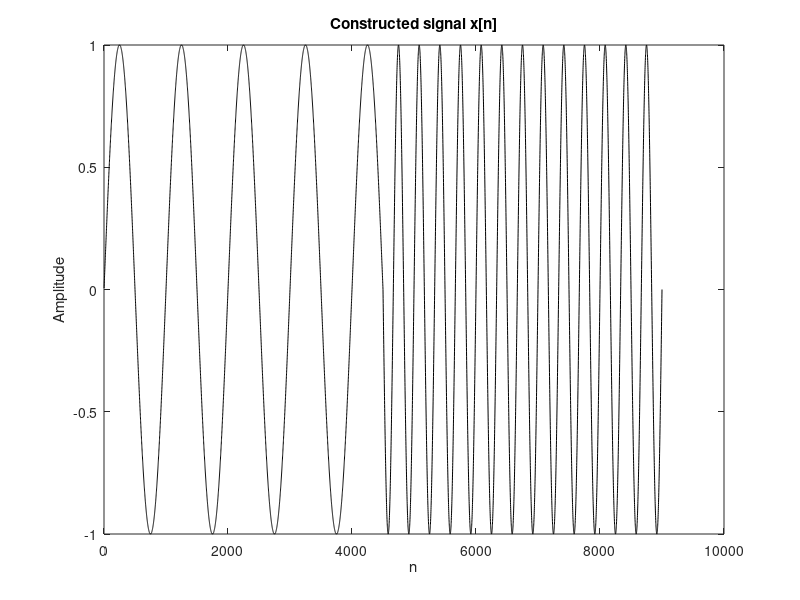
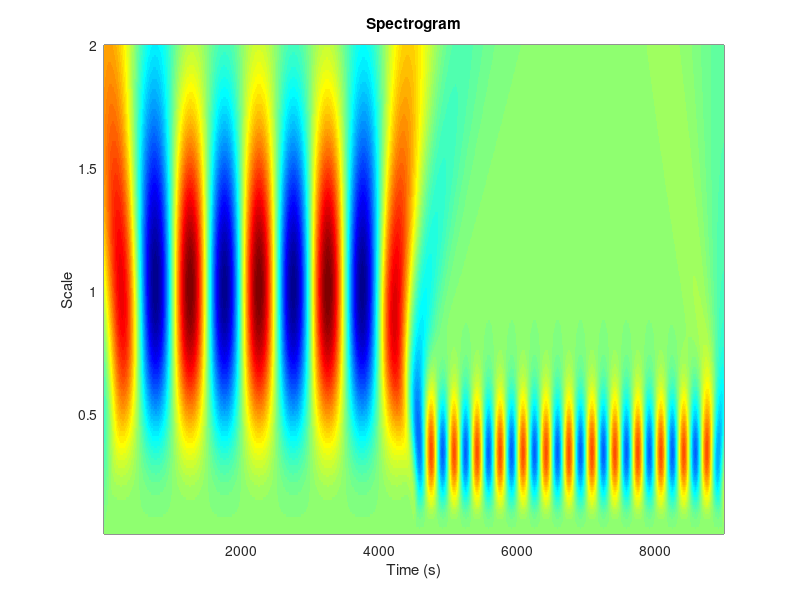

These figures' MATLAB source, in order:
% author : Nuwan Bandara (180066F)

clearvars; close all; clc;

fs = 250;               % Sample frequency
N = 3000;               % Data length
time = (-N:N)/fs;       % Time scale
scale = 0.01:0.01:2;    % Values of scaling factor       

%% waveform construction
n1 = 1:1:3*N/2 -1;
n2 = 3*N/2:1:3*N;
sig1 = sin(0.5*pi*n1/fs);
sig2 = sin(1.5*pi*n2/fs);
constructed_signal = [sig1 sig2];

n = 1:1:3*N;

figure('Name','Constructed signal x[n]')
plot(n, constructed_signal, 'k');
title('Constructed signal x[n]'),xlabel('n'),ylabel('Amplitude');

%% Continuous Wavelet Decomposition
scale2 = 0.01:0.01:2;
n = 1:1:3*N;
cwt_coefs = zeros(length(scale2), length(n)); 

for i = 1:length(scale2)
    wavelt = (2/(sqrt(3*scale2(i))*pi^(1/4)))*(1-(time/scale2(i)).^2).*exp(-(time/scale2(i)).^2 /2);
    conv_signal = conv(constructed_signal, wavelt, 'same');
    cwt_coefs(i,:) = conv_signal;
end

% Plot the spectrogram
figure('Name','Spectrogram');
h = pcolor(n, scale2, cwt_coefs);
set(h, 'EdgeColor', 'none');
colormap jet
xlabel('Time (s)')
ylabel('Scale')
title('Spectrogram')